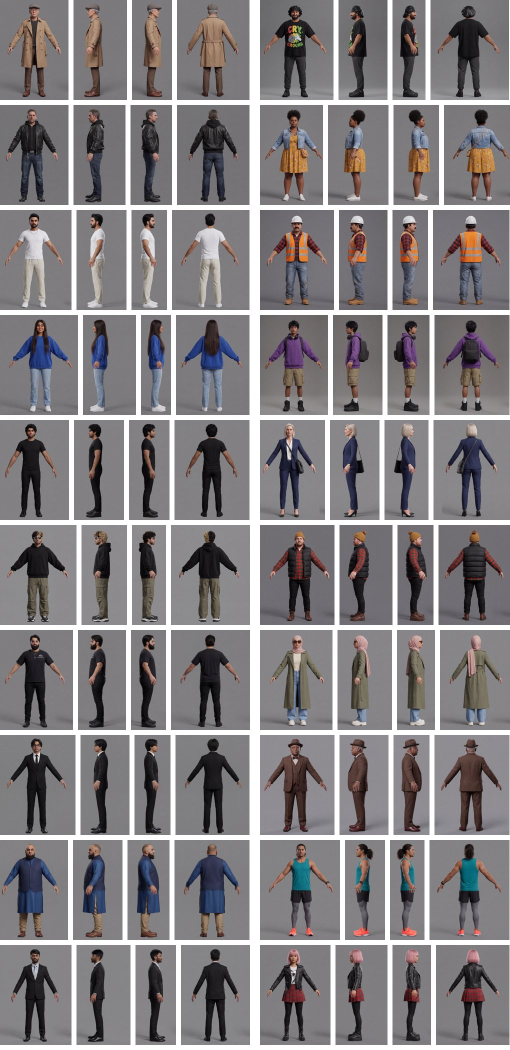
#> input picture concepts/citizens/contact_sheet.jpg, 1020 x 2100 px (shown at 1/2 size)
$ python key_check_r7.py ../../../concepts/citizens/contact_sheet.jpg
#> lines starting #> are read from the running program, lines starting #| are printed output that depends on the picture; after the words box and inside, x2 and y2 are one past the last pixel; in counts of white or black regions, pixels touching at a corner belong together
# Homage fan game. Not an official Marvel, Sony or Insomniac game; no affiliation.
"""Round 07 chroma-key check on the stencil-keyed crowd stills (Char_CrowdKey: every pixel that is not a citizen is one flat key colour, the most frequent colour of the still, about (0, 217, 0) after the tonemapper;
citizen pixels are the normal, identically lit picture).

  python3 tools/ue_char/eval/key_check_r7.py STILL.png [...] --out DIR [--key auto|R,G,B] [--tol 6] [--iso 8]

Per still (all counts in px of the still; PNG, so no chroma bleed):
  key_exact_bg_px      pixels within --tol of the key colour (background + gaps)
  person_px            all other pixels = citizen pixels (exact: the keyer never touches them)
  g_dominant_person_px citizen pixels with G > R + 40 AND G > B + 40 (green dominant; teal / blue-green textures excluded)
  g_gt_r40_person_px   citizen pixels with G > R + 40 (the critic's test on garment silhouettes), and how many of them sit in clusters >= 50 px (`clusters`: bbox, px, mean BGR,
                       so a green plaid or a teal top can be told apart from a tinted / see-through region)
  enclosed_key         key-coloured pixels enclosed by citizen pixels (holes of the filled person mask), component by component: bbox, px, width (2 x inscribed radius), and `thin`
                       (an opening of 7 px removes it) - a thin enclosed component is a crack, a wide one is the air between limbs / walkers
  detached             citizen-pixel components of 5 .. 3000 px that do not touch (within --iso px) any other citizen pixel: a polygon floating in the air
  fringe_px            citizen pixels within 1 px of key with G > R + 40 that are NOT in a >= 50 px cluster: 1-px anti-aliasing / motion fringe (reported, not counted as garment)
Writes DIR/<name>_check.json and DIR/<name>_check.png (overlay: red = enclosed key, magenta = detached, yellow = G>R+40 person clusters)."""
import sys, os, json
import numpy as np
import cv2
from scipy import ndimage

a = sys.argv[1:]
def opt(k, d):
    if k in a:
        i = a.index(k); v = a[i + 1]; del a[i:i + 2]; return v
    return d
out = opt('--out', '.'); keyarg = opt('--key', 'auto'); tol = int(opt('--tol', '6')); iso = int(opt('--iso', '8'))
os.makedirs(out, exist_ok=True)
tot = {}
for f in a:
    im = cv2.imread(f, cv2.IMREAD_COLOR); H, W = im.shape[:2]
#> further down, im is the input picture: shape (2100, 1020, 3); mean B, G, R 130.3, 128.1, 131.6
#> after `H, W = im.shape[:2]`: H = 2100; W = 1020
    if keyarg == 'auto':      # the key colour = the most frequent exact colour of the still (the keyer paints one flat colour over >50 % of the image)
        flat = im.reshape(-1, 3)[::7]; u, c = np.unique(flat, axis=0, return_counts=True); KB = u[int(np.argmax(c))].astype(int)
#> after `KB = u[int(np.argmax(c))].astype(int)`: KB = [255, 255, 255]
    else:
        kk = [int(x) for x in keyarg.split(',')]; KB = np.array([kk[2], kk[1], kk[0]])
    d = im.astype(int); b, g, r = d[..., 0], d[..., 1], d[..., 2]
#> after `b, g, r = (d[..., 0], d[..., 1], d[..., 2])`:
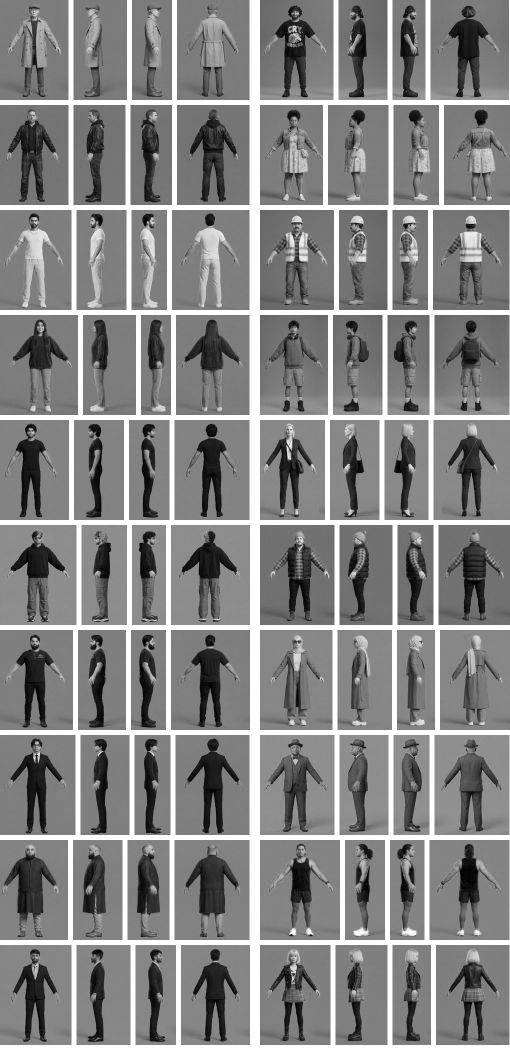
#> r: shape (2100, 1020) int64 (shown at 1/2 size); min 0, max 255, mean 131.6
    keym = (np.abs(d - KB[None, None, :]).max(axis=2) <= tol)
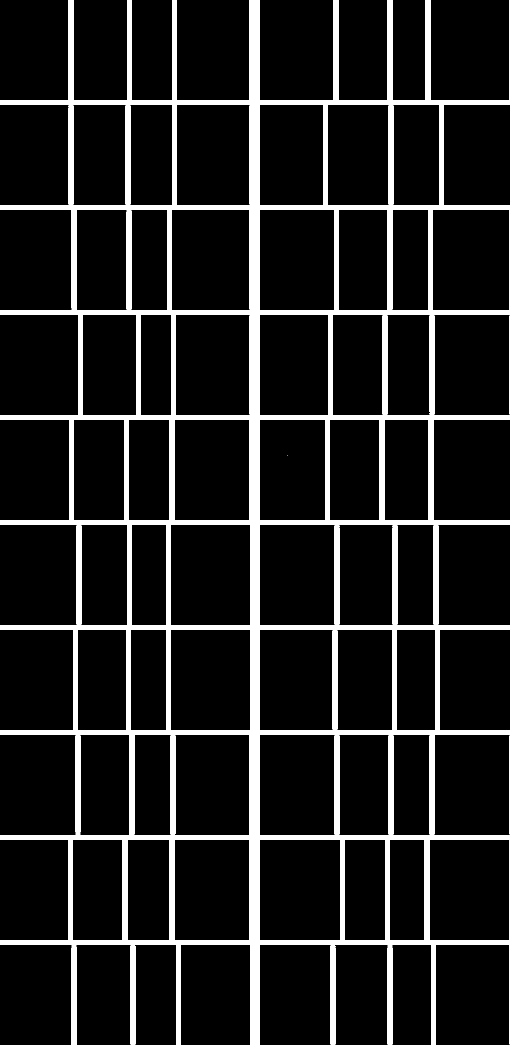
#> keym: shape (2100, 1020) bool (shown at 1/2 size); 12.3% white; 4 white regions (1 under 20 px), largest, box (x1, y1, x2, y2) and area: (0, 0, 1020, 2100) 263691, (1019, 631, 1020, 829) 198, (1019, 1471, 1020, 1669) 198
    person = ~keym
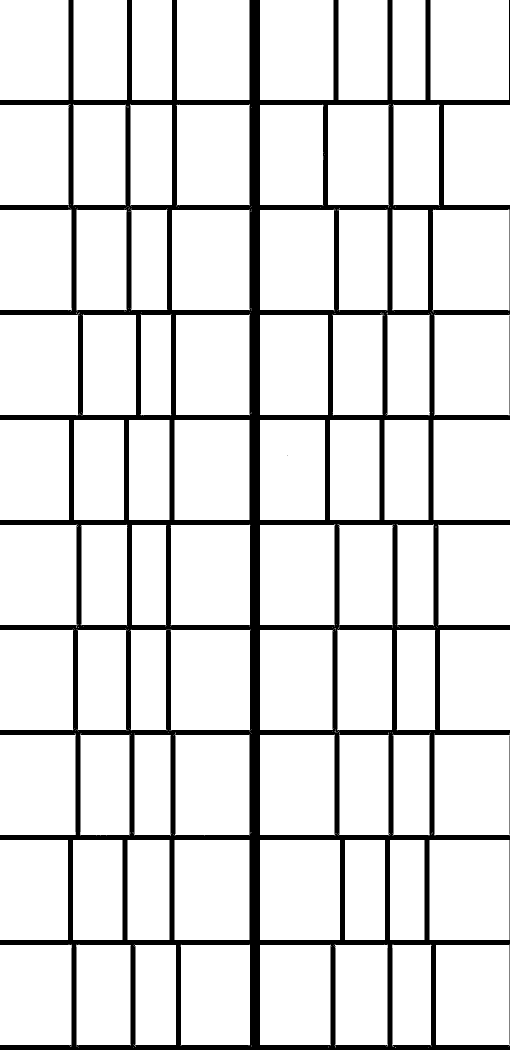
#> person: shape (2100, 1020) bool (shown at 1/2 size); 87.7% white; 4 black regions (1 under 20 px), largest, box (x1, y1, x2, y2) and area: (0, 0, 1020, 2100) 263691, (1019, 631, 1020, 829) 198, (1019, 1471, 1020, 1669) 198
    filled = ndimage.binary_fill_holes(person)
    holes = filled & ~person
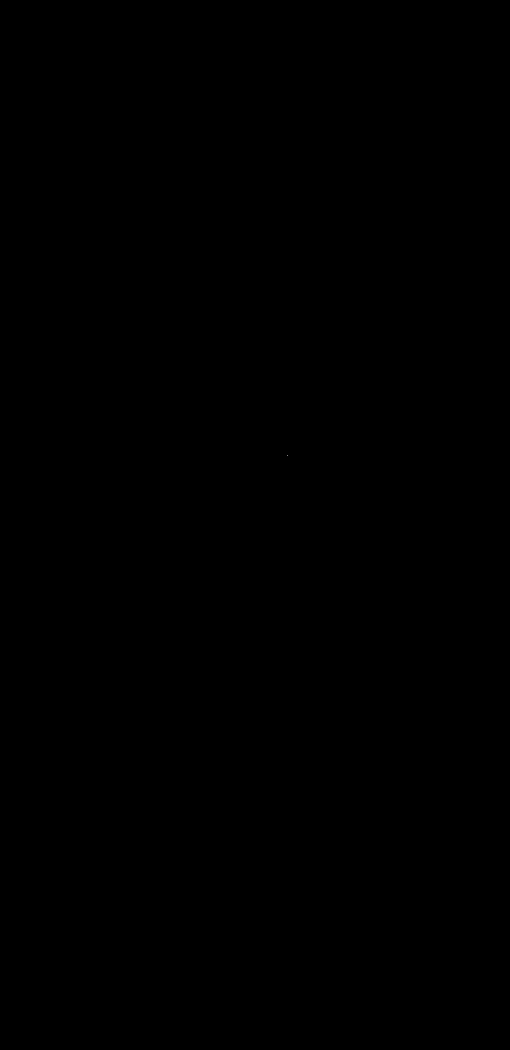
#> holes: shape (2100, 1020) bool (shown at 1/2 size); 0% white in thin lines or dots, all inside (x1, y1, x2, y2) = (575, 911, 576, 912)
    lh, nh = ndimage.label(holes)
#> nh = 1
    dist_in = ndimage.distance_transform_edt(holes)
    comps = []
    for i, sl in enumerate(ndimage.find_objects(lh), 1):
        m = lh[sl] == i; px = int(m.sum())
        if px < 4: continue
        width = float(2 * dist_in[sl][m].max())
        comps.append(dict(bbox=[int(sl[1].start), int(sl[0].start), int(sl[1].stop - sl[1].start), int(sl[0].stop - sl[0].start)], px=px, width_px=round(width, 1), thin=bool(width <= 7)))
#> this loop made 1 pass
#> (i, m, px) on pass 1: (1, [True], 1)
#> after the loop, comps = []
    comps.sort(key=lambda c: -c['px'])
    # person components
    lp, npn = ndimage.label(person, structure=np.ones((3, 3), bool)); sz = np.bincount(lp.ravel())
#> after `lp, npn = ndimage.label(person, structure=np.ones((3, 3), bool))`:
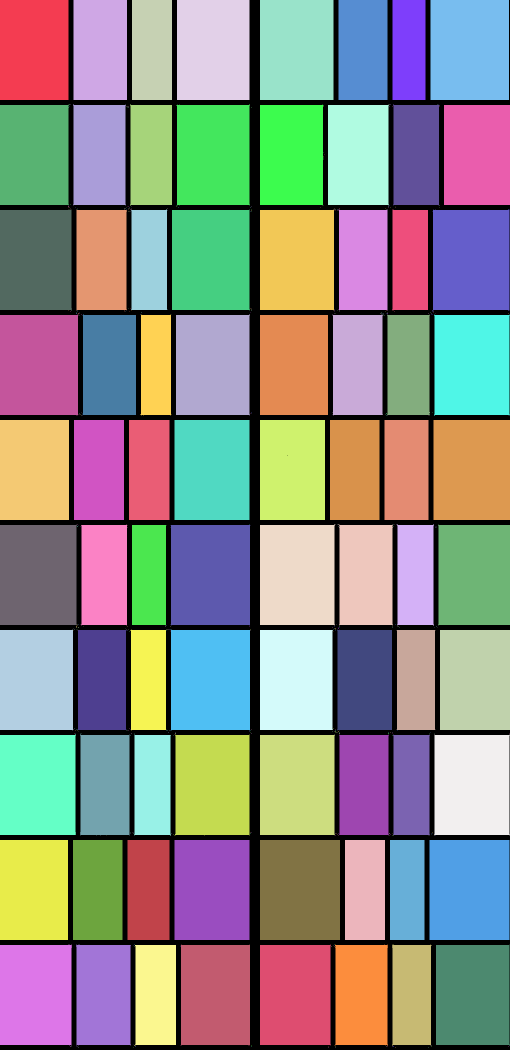
#> lp: shape (2100, 1020) int32 (shown at 1/2 size); 401 distinct labels, from 0 to 400; one colour per label, 0 black
#> after `lp, npn = ndimage.label(person, structure=np.ones((3, 3), bool))`: npn = 400
#> after `sz = np.bincount(lp.ravel())`: sz = 401 values, max 264088 at index 0, min 1 at index 9, mean 5341.6
    det = []
    for i, sl in enumerate(ndimage.find_objects(lp), 1):
        if not (5 <= sz[i] <= 3000): continue
        m = lp == i
        grow = ndimage.binary_dilation(m, structure=np.ones((3, 3), bool), iterations=iso)
        others = grow & person & ~m
        if not others.any():
            det.append(dict(bbox=[int(sl[1].start), int(sl[0].start), int(sl[1].stop - sl[1].start), int(sl[0].stop - sl[0].start)], px=int(sz[i])))
#> after the loop, det = []
    gr = person & (g > r + 40)
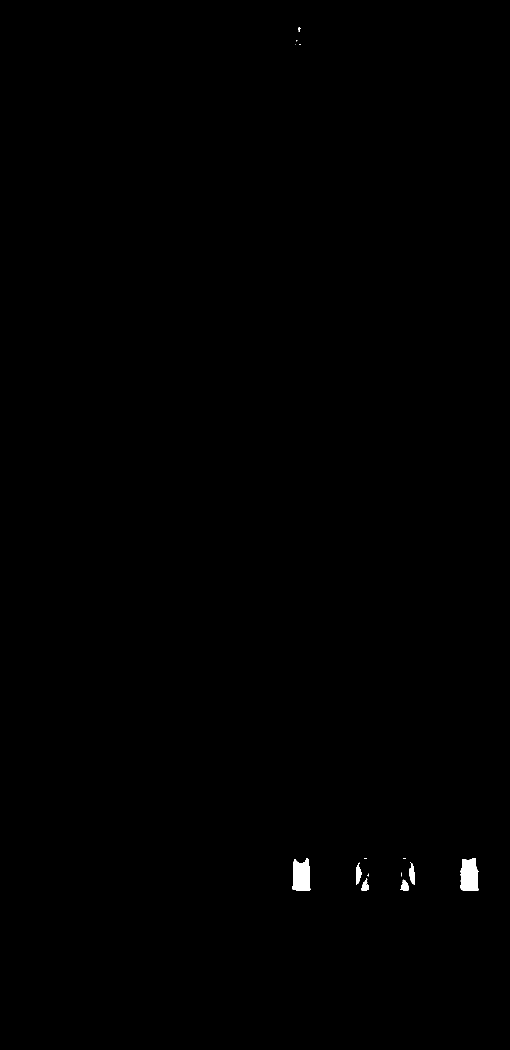
#> gr: shape (2100, 1020) bool (shown at 1/2 size); 0.24% white; 14 white regions (7 under 20 px), largest, box (x1, y1, x2, y2) and area: (921, 1716, 957, 1782) 2060, (585, 1716, 622, 1781) 1952, (818, 1724, 830, 1770) 329
    gdom = person & (g > r + 40) & (g > b + 40)          # green-dominant: teal tops and blue-green textures drop out
#> gdom: shape (2100, 1020) bool; 0% white in thin lines or dots, all inside (x1, y1, x2, y2) = (591, 55, 602, 90)
    lgd, ngd = ndimage.label(gdom, structure=np.ones((3, 3), bool)); sgd = np.bincount(lgd.ravel())
#> after `lgd, ngd = ndimage.label(gdom, structure=np.ones((3, 3), bool))`: lgd: shape (2100, 1020) int32; 5 distinct labels, from 0 to 4
#> after `lgd, ngd = ndimage.label(gdom, structure=np.ones((3, 3), bool))`: ngd = 4
#> after `sgd = np.bincount(lgd.ravel())`: sgd = [2141962, 24, 6, 7, 1]
    gdom_big = int(sgd[sgd >= 50].sum() - (sgd[0] if sgd.size and sgd[0] >= 50 else 0))
#> gdom_big = 0
    lg, ng = ndimage.label(gr, structure=np.ones((3, 3), bool)); sg = np.bincount(lg.ravel())
#> after `lg, ng = ndimage.label(gr, structure=np.ones((3, 3), bool))`: lg: shape (2100, 1020) int32; 15 distinct labels, from 0 to 14
#> after `lg, ng = ndimage.label(gr, structure=np.ones((3, 3), bool))`: ng = 14
#> after `sg = np.bincount(lg.ravel())`: sg = [2136811, 24, 6, 7, 1, 1952, 9, 10, 2060, 329, 318, 8, 8, 218, 239]
    clusters = []; big = np.zeros_like(gr)
    for i, sl in enumerate(ndimage.find_objects(lg), 1):
        if sg[i] < 50: continue
        m = lg == i; big |= m
        mc = im[m].mean(axis=0)
        clusters.append(dict(bbox=[int(sl[1].start), int(sl[0].start), int(sl[1].stop - sl[1].start), int(sl[0].stop - sl[0].start)], px=int(sg[i]), mean_bgr=[int(x) for x in mc]))
#> this loop made 14 passes
#> mc on passes 5, 8, 9, 10, 13, 14: [122.1, 108.8, 20.59], [116.3, 103.1, 12.8], [132.6, 119.4, 37.74], [129.2, 116.7, 39.35], [83.49, 75.34, 12.5], [86.33, 76.01, 13.59]
#> big: shape (2100, 1020) bool; 0.24% white; 6 white regions, box (x1, y1, x2, y2) and area: (921, 1716, 957, 1782) 2060, (585, 1716, 622, 1781) 1952, (818, 1724, 830, 1770) 329, (712, 1725, 723, 1769) 318, (801, 1759, 818, 1781) 239, (723, 1756, 738, 1781) 218
#> after the loop, clusters = 6 items
    clusters.sort(key=lambda c: -c['px'])
    res = dict(image=os.path.basename(f), size=[W, H], key_bgr=[int(x) for x in KB], key_exact_bg_px=int(keym.sum()), person_px=int(person.sum()),
               bg_median_bgr=[int(x) for x in np.median(im[keym].reshape(-1, 3), axis=0)] if keym.any() else None,
               g_gt_r40_person_px=int(gr.sum()), g_gt_r40_in_clusters_px=int(big.sum()), fringe_px=int((gr & ~big).sum()), g_dominant_person_px=int(gdom.sum()), g_dominant_in_clusters_px=gdom_big, clusters=clusters[:12],
               enclosed_key_components=len(comps), enclosed_key_px=int(sum(c['px'] for c in comps)), enclosed_key_thin_components=int(sum(c['thin'] for c in comps)),
               enclosed_key_top=comps[:12], detached_components=len(det), detached=det[:20])
    base = os.path.splitext(os.path.basename(f))[0]
    json.dump(res, open(os.path.join(out, base + '_check.json'), 'w'), indent=1)
    vis = im.copy()
    vis[holes] = (0, 0, 255)
#> vis: shape (2100, 1020, 3); under 0.01% of pixels changed, all inside (x1, y1, x2, y2) = (575, 911, 576, 912)
    vis[big] = (0, 255, 255)
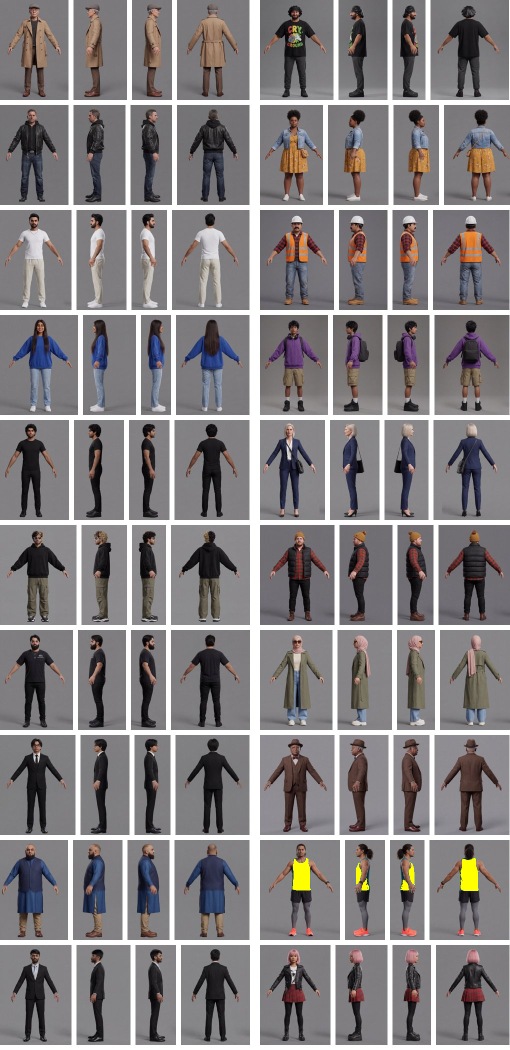
#> vis: shape (2100, 1020, 3) (shown at 1/2 size); mean B, G, R 130, 128.4, 132.2
    for c in det:
        x, y, w, h = c['bbox']; cv2.rectangle(vis, (x - 6, y - 6), (x + w + 6, y + h + 6), (255, 0, 255), 2)
#> this loop made 0 passes
    cv2.imwrite(os.path.join(out, base + '_check.png'), vis)
    print(json.dumps({k: v for k, v in res.items() if k not in ('clusters', 'enclosed_key_top', 'detached')}))
#> (printed output is left out)
